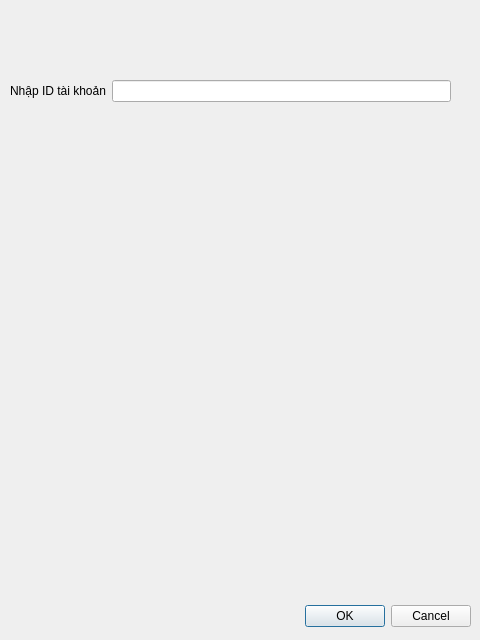
<?xml version="1.0" encoding="UTF-8"?>
<ui version="4.0">
 <class>RemoveAccountDialog</class>
 <widget class="QDialog" name="RemoveAccountDialog">
  <property name="geometry">
   <rect>
    <x>0</x>
    <y>0</y>
    <width>480</width>
    <height>640</height>
   </rect>
  </property>
  <property name="windowTitle">
   <string>Dialog</string>
  </property>
  <widget class="QDialogButtonBox" name="buttonBox">
   <property name="geometry">
    <rect>
     <x>10</x>
     <y>600</y>
     <width>461</width>
     <height>32</height>
    </rect>
   </property>
   <property name="orientation">
    <enum>Qt::Orientation::Horizontal</enum>
   </property>
   <property name="standardButtons">
    <set>QDialogButtonBox::StandardButton::Cancel|QDialogButtonBox::StandardButton::Ok</set>
   </property>
  </widget>
  <widget class="QWidget" name="verticalLayoutWidget">
   <property name="geometry">
    <rect>
     <x>10</x>
     <y>80</y>
     <width>441</width>
     <height>481</height>
    </rect>
   </property>
   <layout class="QVBoxLayout" name="verticalLayout">
    <item>
     <layout class="QHBoxLayout" name="horizontalLayout_4">
      <item>
       <widget class="QLabel" name="label_2">
        <property name="text">
         <string>Nhập ID tài khoản</string>
        </property>
       </widget>
      </item>
      <item>
       <widget class="QLineEdit" name="lineEditAccountNum"/>
      </item>
     </layout>
    </item>
    <item>
     <layout class="QHBoxLayout" name="horizontalLayout">
      <item>
       <widget class="QLabel" name="labelResult">
        <property name="font">
         <font>
          <pointsize>15</pointsize>
         </font>
        </property>
        <property name="text">
         <string/>
        </property>
        <property name="alignment">
         <set>Qt::AlignmentFlag::AlignCenter</set>
        </property>
       </widget>
      </item>
     </layout>
    </item>
   </layout>
  </widget>
 </widget>
 <resources/>
 <connections>
  <connection>
   <sender>buttonBox</sender>
   <signal>accepted()</signal>
   <receiver>RemoveAccountDialog</receiver>
   <slot>accept()</slot>
   <hints>
    <hint type="sourcelabel">
     <x>248</x>
     <y>254</y>
    </hint>
    <hint type="destinationlabel">
     <x>157</x>
     <y>274</y>
    </hint>
   </hints>
  </connection>
  <connection>
   <sender>buttonBox</sender>
   <signal>rejected()</signal>
   <receiver>RemoveAccountDialog</receiver>
   <slot>reject()</slot>
   <hints>
    <hint type="sourcelabel">
     <x>316</x>
     <y>260</y>
    </hint>
    <hint type="destinationlabel">
     <x>286</x>
     <y>274</y>
    </hint>
   </hints>
  </connection>
 </connections>
</ui>
